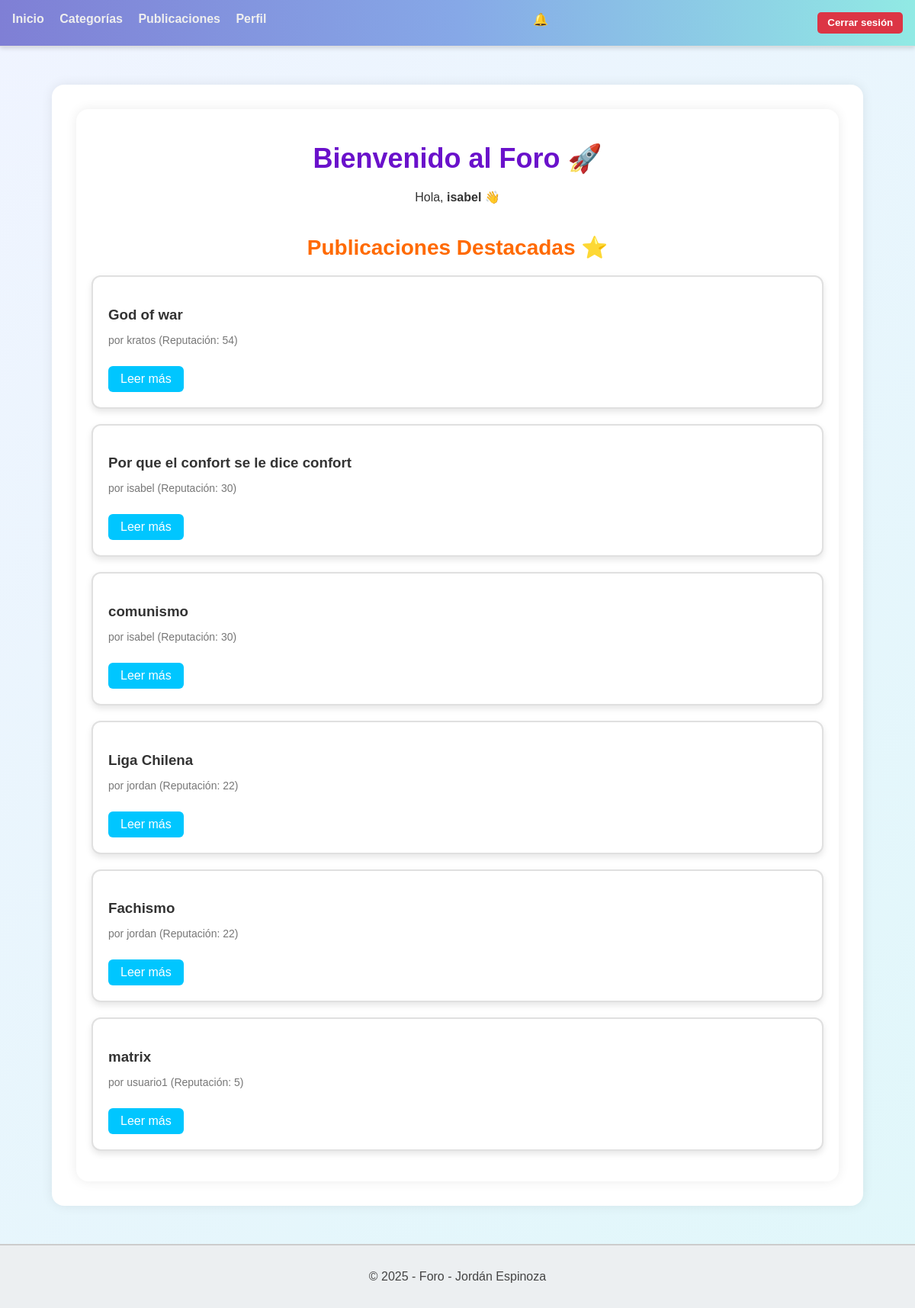
/foro/ (signed in), run on the app's committed database.
### foro_aplicacion/models.py (models this page shows, shortened)
class Usuario(AbstractUser):
    correo = models.EmailField(max_length=100, unique=True)
    es_admin = models.BooleanField(default=False)
    es_baneado = models.BooleanField(default=False)
    es_moderador = models.BooleanField(default=False)
    es_autor = models.BooleanField(default=False)
    reputacion = models.IntegerField(default=0)
    avatar = models.ImageField(upload_to='avatars/', blank=True, null=True)
    class Meta:
        verbose_name = 'Usuario'
        verbose_name_plural = 'Usuarios'

class Publicacion(models.Model):
    titulo = models.CharField(max_length=100)
    cuerpo = models.TextField()
    fecha_creacion = models.DateTimeField(auto_now_add=True)
    fecha_modificacion = models.DateTimeField(auto_now=True)
    usuario = models.ForeignKey(Usuario, on_delete=models.CASCADE, related_name='publicaciones')
    categoria = models.ForeignKey(Categoria, on_delete=models.CASCADE, related_name='publicaciones')
    etiquetas = models.ManyToManyField(Etiqueta, through='PublicacionEtiqueta', related_name='publicaciones')
    imagen = models.ImageField(upload_to='publicaciones/', blank=True, null=True)  # 👈 NUEVO CAMPO
    video = models.URLField(blank=True, null=True)  # URL del video

### foro_aplicacion/views.py (the view)
# urls.py: path('', home, name='home'),
def home(request):
    publicaciones = Publicacion.objects.select_related('usuario').order_by('-usuario__reputacion','-fecha_creacion') # Obtener las últimas 5 publicaciones
    return render(request, 'foro_aplicacion/home.html', {'publicaciones': publicaciones})

### foro_aplicacion/context_processors.py (called while the page is built)
def cantidad_notificaciones(request):
    if request.user.is_authenticated:
        cantidad = request.user.notificaciones.filter(leida=False).count()
        return {'cantidad_no_leidas': cantidad}
    return {}

### foro_aplicacion/templates/foro_aplicacion/home.html (shortened to what this page needs)
{% extends "template_base.html" %}
{% block body %}
<main class="home-container">
    <h1 class="home-title">Bienvenido al Foro 🚀</h1>
    {% if user.is_authenticated %}
        <div class="user-actions">
            <p class="welcome-message">Hola, <strong>{{ user.username }}</strong> 👋</p>
        </div>
    {% else %}
        <div class="guest-message">
            <p>Inicia sesión para participar en las publicaciones 🔥</p>
            <a href="{% url 'login' %}" class="btn-login">Iniciar sesión</a>
        </div>
    {% endif %}
    <section class="publicaciones-section">
        <h2 class="section-title">Publicaciones Destacadas ⭐</h2>
        {% for publicacion in publicaciones %}
            <div class="publicacion-card">
                <h3>{{ publicacion.titulo }}</h3>
                <p class="publicacion-autor">por {{ publicacion.usuario.username }} (Reputación: {{ publicacion.usuario.reputacion }})</p>
                <a href="{% url 'detalle_publicacion' publicacion.pk %}" class="btn-detalle">Leer más</a>
            </div>
        {% empty %}
            <p>No hay publicaciones aún 😢</p>
        {% endfor %}
    </section>
</main>
{% endblock body %}

### static/css/styles.css (style rules this page uses)
body { margin: 0; padding: 0; background: linear-gradient(135deg, #f0f4ff, #e0f7fa); color: #333; font-family: 'Segoe UI', Tahoma, Geneva, Verdana, sans-serif; }
main { padding: 2rem; max-width: 1000px; margin: 50px auto; background-color: #ffffff; border-radius: 16px; box-shadow: 0 0 15px rgba(0,0,0,0.08); }
body { font-family: Arial, sans-serif; background-color: #f4f4f4; color: #333; }
.publicacion-card { background: #ffffff; border-left: 8px solid #86a8e7; padding: 1.8rem; border-radius: 16px; box-shadow: 0 8px 24px rgba(0, 0, 0, 0.08); transition: transform 0.3s ease, box-shadow 0.3s ease; }
h2 { font-size: 24px; font-weight: bold; margin-bottom: 15px; color: #333; }
.home-container { padding: 20px; max-width: 1000px; margin: 0 auto; }
.home-title { font-size: 36px; text-align: center; color: #6a11cb; margin-bottom: 20px; }
.user-actions, .guest-message { text-align: center; margin-bottom: 30px; }
.publicaciones-section { margin-top: 40px; }
.section-title { font-size: 28px; color: #ff6a00; margin-bottom: 20px; text-align: center; }
.publicacion-card { background: #ffffff; border: 2px solid #e0e0e0; border-radius: 12px; padding: 20px; margin-bottom: 20px; box-shadow: 0 4px 8px rgba(0, 0, 0, 0.1); }
.publicacion-card h3 { color: #333; margin-bottom: 10px; }
.publicacion-autor { font-size: 14px; color: #777; margin-bottom: 10px; }
.btn-detalle { display: inline-block; margin-top: 10px; background-color: #00c6ff; color: #fff; padding: 8px 16px; border-radius: 6px; text-decoration: none; transition: background-color 0.3s; }

### data on the page
Usuario: username "isabel"
Publicacion: titulo "God of war", usuario.username "kratos", usuario.reputacion "54"
Publicacion: titulo "Por que el confort se le dice confort", usuario.username "isabel", usuario.reputacion "30"
Publicacion: titulo "comunismo", usuario.username "isabel", usuario.reputacion "30"
Publicacion: titulo "Liga Chilena", usuario.username "jordan", usuario.reputacion "22"
Publicacion: titulo "Fachismo", usuario.username "jordan", usuario.reputacion "22"
Publicacion: titulo "matrix", usuario.username "usuario1", usuario.reputacion "5"
